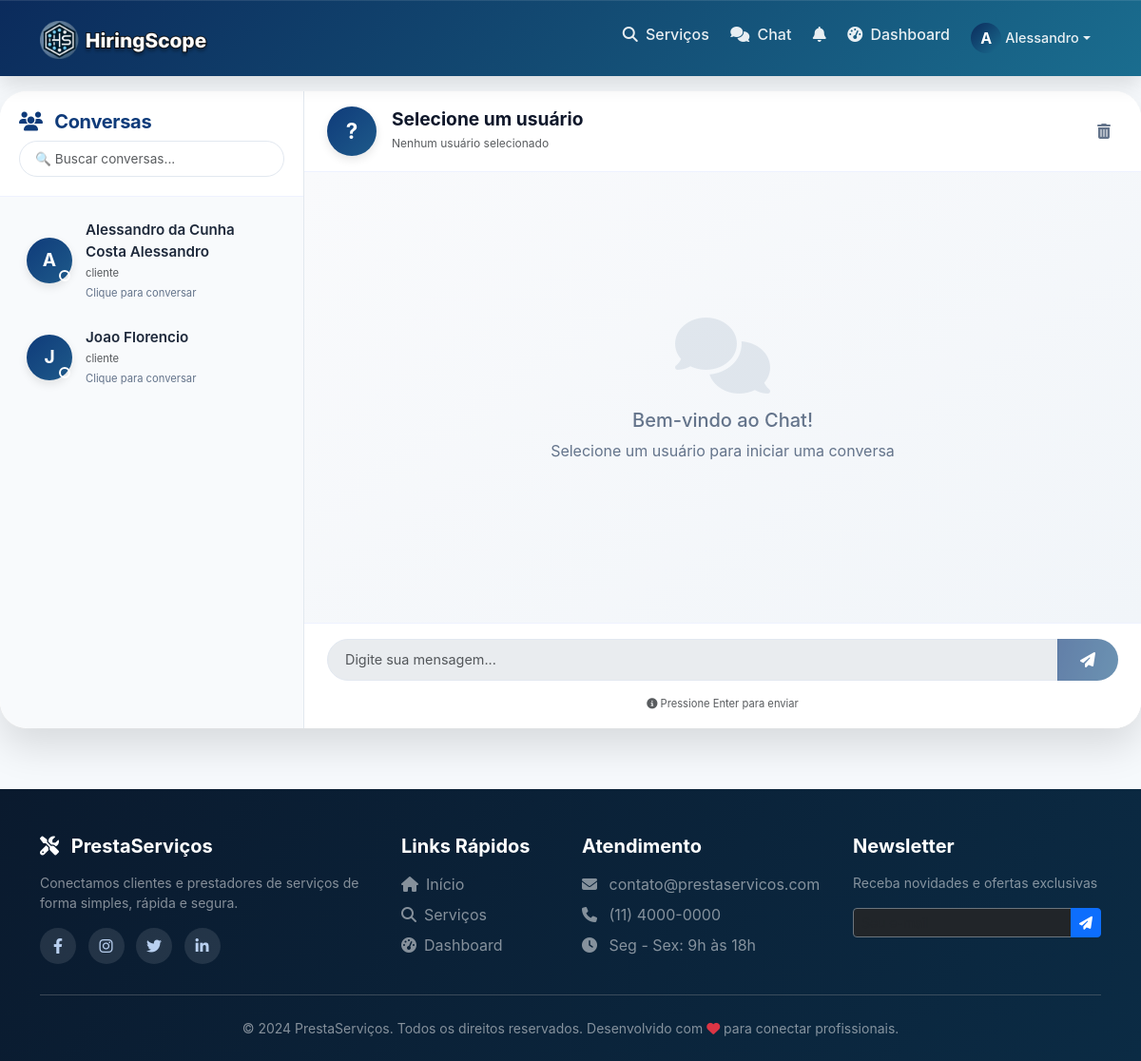
/chat/ (signed in), run on an earlier commit of the app's database.
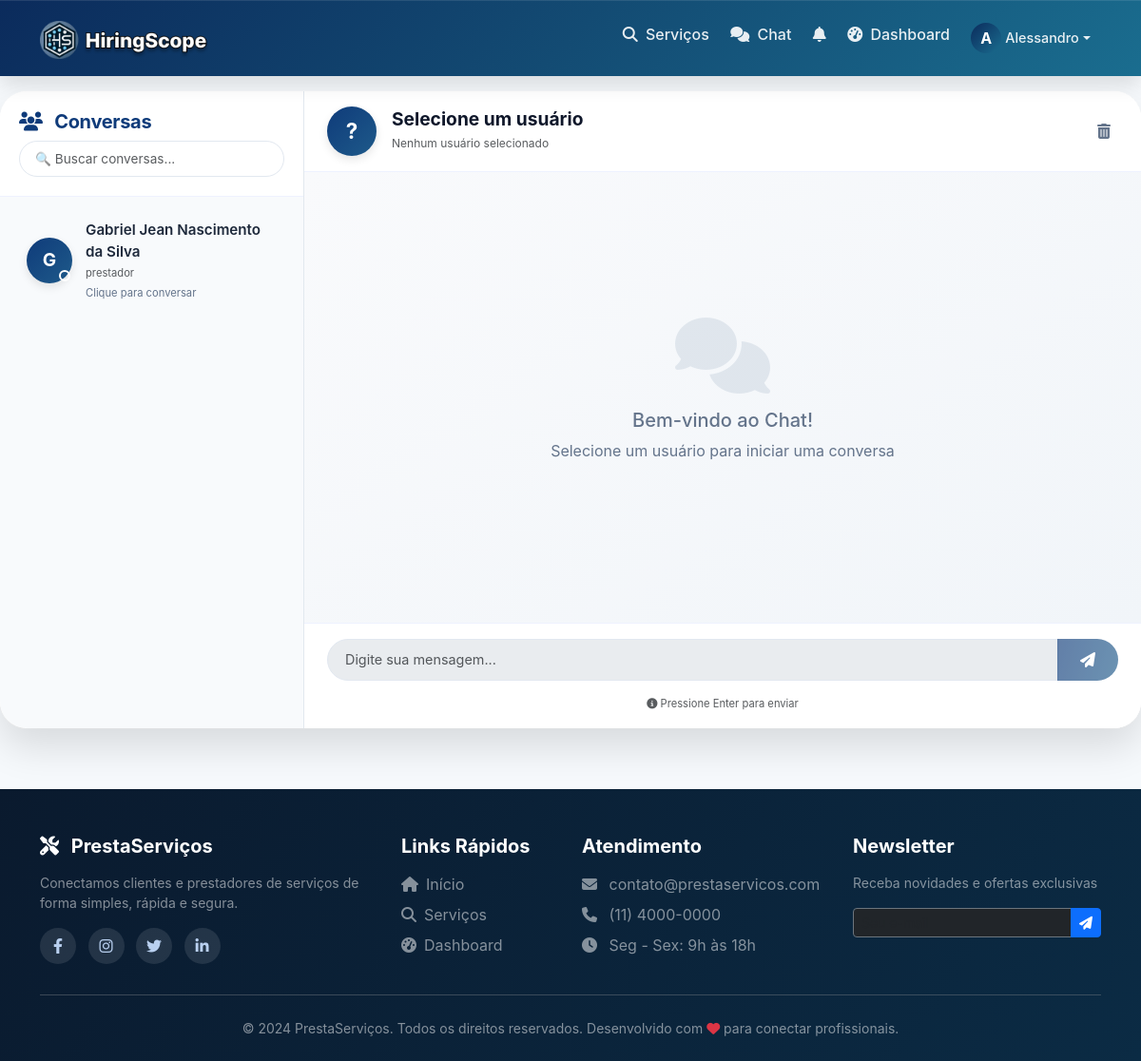
And on a later commit of the database.
### models.py (models this page shows, shortened)
class Usuario(UserMixin, db.Model):
    __tablename__ = 'usuarios'
    id = db.Column(db.Integer, primary_key=True)
    nome = db.Column(db.String(100), nullable=False)
    email = db.Column(db.String(100), unique=True, nullable=False)
    senha_hash = db.Column(db.String(200), nullable=False)
    telefone = db.Column(db.String(20))
    tipo = db.Column(db.String(20), nullable=False)
    data_cadastro = db.Column(db.DateTime, default=datetime.utcnow)
    foto_perfil = db.Column(db.String(200), default='default.jpg')
    foto_url = db.Column(db.String(500), nullable=True)  # URL da foto do Google
    descricao = db.Column(db.Text)
    servicos_oferecidos = db.relationship('Servico', backref='prestador_rel', lazy=True)
    avaliacoes_recebidas = db.relationship('Avaliacao', foreign_keys='Avaliacao.prestador_id', backref='avaliado_rel', lazy=True)
    avaliacoes_feitas = db.relationship('Avaliacao', foreign_keys='Avaliacao.cliente_id', backref='avaliador_rel', lazy=True)
    favoritos = db.relationship('Favorito', foreign_keys='Favorito.cliente_id', backref='cliente_rel', lazy=True)

### routes/chat_routes.py (the view)
@chat_bp.route('/')
@login_required
def index():
    try:
        usuarios_chat = db.session.query(Usuario).distinct().join(
            Mensagem,
            ((Mensagem.remetente_id == Usuario.id) & (Mensagem.destinatario_id == current_user.id)) |
            ((Mensagem.destinatario_id == Usuario.id) & (Mensagem.remetente_id == current_user.id))
        ).filter(Usuario.id != current_user.id).all()
        return render_template('chat/index.html', usuarios=usuarios_chat)
    except Exception as e:
        print(f"Erro no chat: {e}")
        return render_template('chat/index.html', usuarios=[])

### app.py (called while the page is built)
@login_manager.user_loader
def load_user(user_id):
    return Usuario.query.get(int(user_id))

### templates/chat/index.html (shortened to what this page needs)
{% extends "base.html" %}
{% block content %}
<div class="chat-container">
    <div class="users-sidebar">
        <div class="sidebar-header">
            <h5 class="mb-0">
                <i class="fas fa-users me-2"></i> Conversas
            </h5>
            <div class="search-users mt-2">
                <input type="text" class="form-control form-control-sm" placeholder="🔍 Buscar conversas..." id="searchUsers">
            </div>
        </div>
        <div class="users-list" id="users-list">
            {% if usuarios %}
                {% for usuario in usuarios %}
                    <div class="user-item" data-user-id="{{ usuario.id }}" data-user-name="{{ usuario.nome }}" onclick="selectUser({{ usuario.id }}, '{{ usuario.nome|escape }}')">
                        <div class="user-avatar">
                            <div class="avatar-circle bg-primary text-white">
                                {{ usuario.nome[0]|upper }}
                            </div>
                            <span class="status-indicator" id="status-{{ usuario.id }}"></span>
                        </div>
                        <div class="user-info">
                            <strong class="user-name">{{ usuario.nome }}</strong>
                            <small class="user-role text-muted">{{ usuario.tipo }}</small>
                            <div class="last-message" id="last-msg-{{ usuario.id }}">Clique para conversar</div>
                        </div>
                    </div>
                {% endfor %}
            {% else %}
                <div class="empty-chat">
                    <i class="fas fa-comments fa-4x mb-3"></i>
                    <p>Nenhuma conversa ainda</p>
                    <small>Comece a interagir com prestadores ou clientes</small>
                </div>
            {% endif %}
        </div>
    </div>
    <div class="chat-main">
        <div class="chat-header" id="chat-header">
            <div class="chat-user-info">
                <div class="chat-user-avatar" id="chat-avatar">
                    <div class="avatar-circle bg-primary text-white" id="chat-avatar-initial">?</div>
                </div>
                <div class="chat-user-details">
                    <h5 class="mb-0" id="chat-with">Selecione um usuário</h5>
                    <small class="text-muted" id="user-status">Nenhum usuário selecionado</small>
                </div>
            </div>
            <div class="chat-actions">
                <button class="btn btn-icon" onclick="clearChat()" title="Limpar conversa">
                    <i class="fas fa-trash-alt"></i>
                </button>
            </div>
        </div>
        <div class="chat-messages" id="chat-messages">
            <div class="welcome-message text-center">
                <i class="fas fa-comments fa-5x mb-3" style="color: #cbd5e0;"></i>
                <h5>Bem-vindo ao Chat!</h5>
                <p>Selecione um usuário para iniciar uma conversa</p>
            </div>
        </div>
        <div class="chat-input-area">
            <div class="input-group">
                <textarea class="form-control" id="message-input" rows="1" placeholder="Digite sua mensagem..." disabled></textarea>
                <button class="btn btn-primary" id="send-button" disabled onclick="sendMessage()">
                    <i class="fas fa-paper-plane"></i>
                </button>
            </div>
            <div class="input-tools">
                <small class="text-muted">
                    <i class="fas fa-info-circle"></i> Pressione Enter para enviar
                </small>
            </div>
        </div>
    </div>
</div>
{% endblock %}

### templates/base.html (shortened to what this page needs)
<!DOCTYPE html>
<html lang="pt-br">
<head>
    <link href="https://cdn.jsdelivr.net/npm/bootstrap@5.3.0/dist/css/bootstrap.min.css" rel="stylesheet">
    <link rel="stylesheet" href="https://cdnjs.cloudflare.com/ajax/libs/font-awesome/6.4.0/css/all.min.css">
    <link rel="stylesheet" href="{{ url_for('static', filename='style.css') }}">
</head>
<body>
    <nav class="navbar navbar-expand-lg navbar-dark sticky-top">
        <div class="container">
       <a class="navbar-brand" href="/">
            <img src="{{ url_for('static', filename='img/logo.png') }}"
                alt="PrestaServiços"
                class="navbar-logo"
                onerror="this.onerror=null; this.parentNode.innerHTML='<i class=\'fas fa-tools me-2\'></i> PrestaServiços';">
       </a>
            <div class="collapse navbar-collapse" id="navbarNav">
                <ul class="navbar-nav ms-auto">
                    <li class="nav-item">
                        <a class="nav-link" href="/servicos">
                            <i class="fas fa-search me-1"></i> Serviços
                        </a>
                    </li>
                    {% if current_user.is_authenticated %}
                        <li class="nav-item">
                            <a class="nav-link chat-link" href="/chat">
                                <i class="fas fa-comments me-1"></i> Chat
                            </a>
                        </li>
                        <li class="nav-item dropdown">
                            <a class="nav-link" href="#" id="notificationDropdown" role="button" data-bs-toggle="dropdown" aria-expanded="false">
                                <i class="fas fa-bell"></i>
                            </a>
                        </li>
                        <li class="nav-item">
                            <a class="nav-link" href="/dashboard">
                                <i class="fas fa-tachometer-alt me-1"></i> Dashboard
                            </a>
                        </li>
                        <li class="nav-item dropdown">
                            <a class="nav-link dropdown-toggle d-flex align-items-center" href="#" id="userDropdown" role="button" data-bs-toggle="dropdown" aria-expanded="false">
                                {% if current_user.foto_url %}
                                    <div class="user-avatar-nav-placeholder" style="display: none;">{{ current_user.nome[0]|upper }}</div>
                                {% else %}
                                    <div class="user-avatar-nav-placeholder">
                                        {{ current_user.nome[0]|upper }}
                                    </div>
                                {% endif %}
                                <span class="user-name-nav ms-1">{{ current_user.nome.split()[0] }}</span>
                            </a>
                        </li>
                    {% endif %}
                </ul>
            </div>
        </div>
    </nav>
    <main>
        {% block content %}{% endblock %}
    </main>
    <footer class="footer pt-5 pb-4">
    <div class="container">
        <div class="row gy-4">
            <div class="col-md-4">
                <h5 class="fw-bold mb-3">
                    <i class="fas fa-tools me-2"></i> PrestaServiços
                </h5>
                <p class="text-white-50 small">
                    Conectamos clientes e prestadores de serviços de forma simples, rápida e segura.
                </p>
                <div class="social-links mt-3">
                    <a href="#" class="me-2"><i class="fab fa-facebook-f"></i></a>
                    <a href="#" class="me-2"><i class="fab fa-instagram"></i></a>
                    <a href="#" class="me-2"><i class="fab fa-twitter"></i></a>
                    <a href="#" class="me-2"><i class="fab fa-linkedin-in"></i></a>
                </div>
            </div>
            <div class="col-md-2">
                <h5 class="fw-bold mb-3">Links Rápidos</h5>
                <ul class="list-unstyled">
                    <li class="mb-2"><a href="/" class="text-white-50 text-decoration-none"><i class="fas fa-home me-2"></i>Início</a></li>
                    <li class="mb-2"><a href="/servicos" class="text-white-50 text-decoration-none"><i class="fas fa-search me-2"></i>Serviços</a></li>
                    {% if current_user.is_authenticated %}
                        <li class="mb-2"><a href="/dashboard" class="text-white-50 text-decoration-none"><i class="fas fa-tachometer-alt me-2"></i>Dashboard</a></li>
                    {% else %}
                        <li class="mb-2"><a href="/cadastro" class="text-white-50 text-decoration-none"><i class="fas fa-user-plus me-2"></i>Cadastro</a></li>
                        <li class="mb-2"><a href="/login" class="text-white-50 text-decoration-none"><i class="fas fa-sign-in-alt me-2"></i>Login</a></li>
                    {% endif %}
                </ul>
            </div>
            <div class="col-md-3">
                <h5 class="fw-bold mb-3">Atendimento</h5>
                <ul class="list-unstyled">
                    <li class="mb-2 text-white-50"><i class="fas fa-envelope me-2"></i> contato@prestaservicos.com</li>
                    <li class="mb-2 text-white-50"><i class="fas fa-phone me-2"></i> (11) 4000-0000</li>
                    <li class="mb-2 text-white-50"><i class="fas fa-clock me-2"></i> Seg - Sex: 9h às 18h</li>
                </ul>
            </div>
            <div class="col-md-3">
                <h5 class="fw-bold mb-3">Newsletter</h5>
                <p class="text-white-50 small">Receba novidades e ofertas exclusivas</p>
                <div class="input-group">
                    <input type="email" class="form-control form-control-sm bg-dark text-white border-secondary" placeholder="Seu e-mail">
                    <button class="btn btn-primary btn-sm" type="button">
                        <i class="fas fa-paper-plane"></i>
                    </button>
                </div>
            </div>
        </div>
        <hr class="my-4 border-secondary opacity-50">
        <div class="text-center">
            <p class="mb-0 text-white-50 small">
                &copy; 2024 PrestaServiços. Todos os direitos reservados.
                Desenvolvido com <i class="fas fa-heart text-danger"></i> para conectar profissionais.
            </p>
        </div>
    </div>
</footer>
</body>
</html>

### static/style.css (style rules this page uses)
:root { --primary: #0b2b5c; --primary-light: #1a6d8f; --primary-dark: #071a36; --accent: #3bb2ff; --success: #10b981; --warning: #fbbf24; --danger: #ef4444; --bg: #f6f9fc; --card: #ffffff; --text: #1a2c3e; --muted: #6b7280; --shadow-soft: 0 10px 25px rgba(0,0,0,0.05); --shadow-strong: 0 25px 50px -15px rgba(0,0,0,0.25); --gradient-main: linear-gradient(135deg, var(--primary), var(--primary-light)); }
* { margin: 0; padding: 0; box-sizing: border-box; }
body { font-family: 'Inter', 'Segoe UI', system-ui, sans-serif; background: var(--bg); color: var(--text); scroll-behavior: smooth; }
.navbar { background: linear-gradient(135deg, #0b2b5c 0%, #134b73 50%, #1a6d8f 100%); box-shadow: 0 8px 20px rgba(0, 0, 0, 0.12), inset 0 1px 0 rgba(255, 255, 255, 0.1); padding: 0.8rem 0; position: sticky; top: 0; z-index: 1000; backdrop-filter: blur(2px); }
.navbar-brand { font-size: 1.8rem; font-weight: 800; background: linear-gradient(120deg, #ffffff, #c3e2ff); background-clip: text; -webkit-background-clip: text; color: transparent; letter-spacing: -0.5px; transition: all 0.3s; }
.nav-link { color: rgba(255, 255, 255, 0.9) !important; font-weight: 500; margin: 0 0.2rem; padding: 0.5rem 1.2rem; border-radius: 40px; transition: all 0.2s; }
.navbar-logo { height: 40px; width: auto; max-height: 40px; object-fit: contain; transition: all 0.2s; }
.navbar-logo { height: 40px; width: auto; max-height: 40px; object-fit: contain; }
.footer { background: linear-gradient(125deg, #0a1a2e, #0b2b44); color: #cbd5e6; margin-top: 4rem; padding: 3rem 0 2rem; }
.footer h5 { color: white; font-weight: 700; margin-bottom: 1.2rem; position: relative; display: inline-block; }
.footer a { color: #b9d0f0; text-decoration: none; transition: 0.2s; }
.social-links a { display: inline-flex; align-items: center; justify-content: center; width: 38px; height: 38px; background: rgba(255, 255, 255, 0.1); border-radius: 50%; margin-right: 10px; transition: all 0.25s; }
.chat-container { height: calc(100vh - 120px); display: flex; border-radius: 20px; overflow: hidden; box-shadow: 0 15px 35px rgba(0, 0, 0, 0.1); background: white; }
.user-avatar-nav-placeholder { width: 32px; height: 32px; border-radius: 50%; background: var(--gradient-main); display: inline-flex; align-items: center; justify-content: center; color: white; font-weight: bold; font-size: 1rem; }
.user-name-nav { font-size: 0.9rem; font-weight: 500; }

What changed in the data, as far as the page shows it:
no longer on this page (row unchanged): Usuario: nome "A", nome "Alessandro da Cunha Costa Alessandro", tipo "cliente"
changed Usuario: nome "J" → "G"; nome "Joao Florencio" → "Gabriel Jean Nascimento da Silva"; tipo "cliente" → "prestador"
